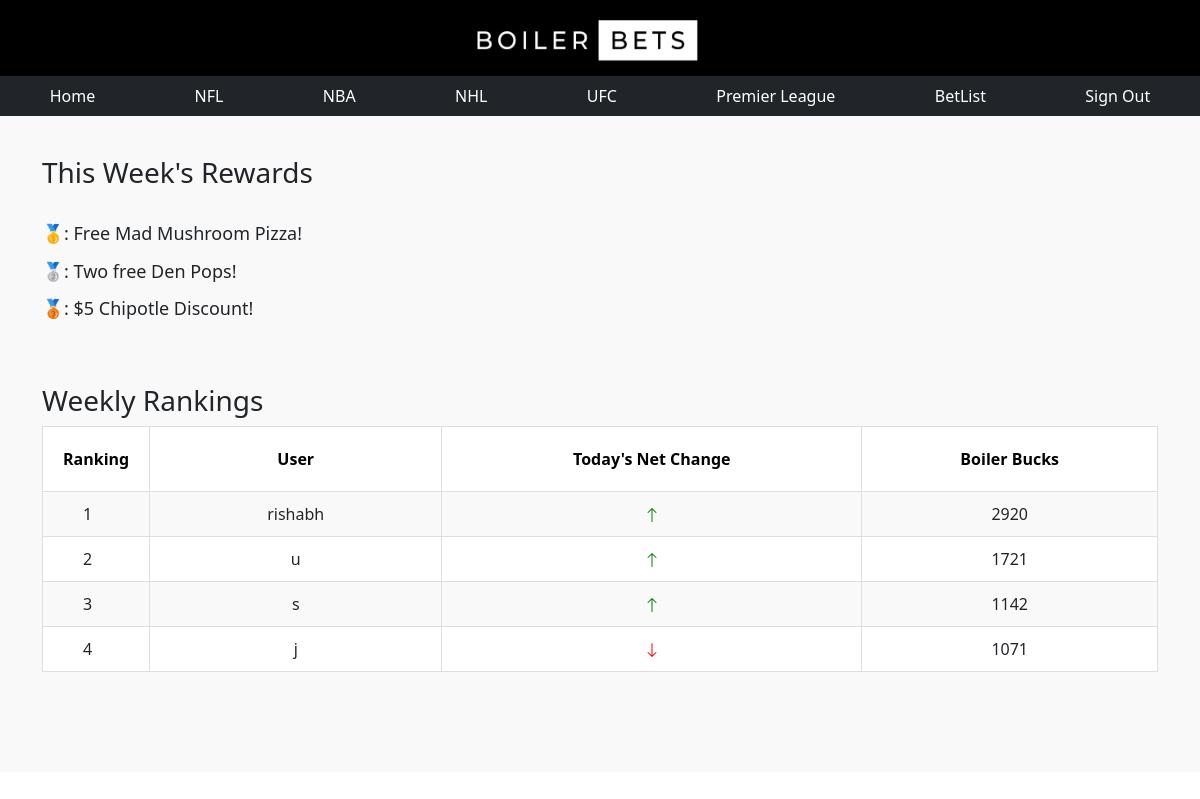
The page /index on the database as committed earlier.
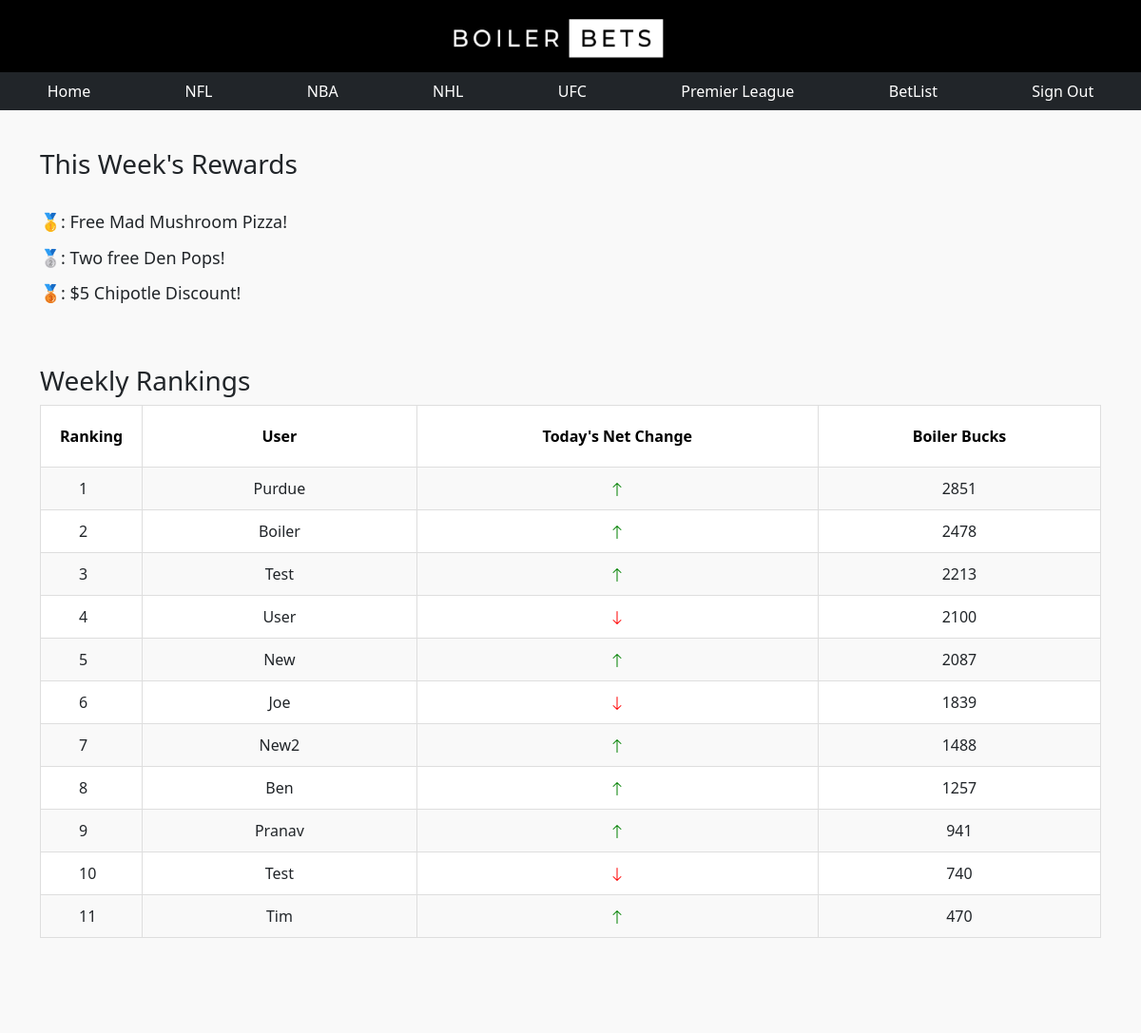
The same page on the database as committed later.
### app.py (models this page shows, shortened)
class Users(db.Model):
    id = db.Column(db.Integer, primary_key=True)
    fName =  db.Column(db.String(200), nullable=False)
    lName =  db.Column(db.String(200), nullable=False)
    pn =  db.Column(db.String(200), nullable=False)
    email =  db.Column(db.String(200), nullable=False)
    password =  db.Column(db.String(200), nullable=False)
    confirm = db.Column(db.String(200), nullable=False)
    boilerBucks = db.Column(db.Integer, primary_key = False)

### app.py (the view)
@app.route('/index',methods=['GET','POST'])
def index():
    ran = [1,0,0,0,1,0,1,0,0,0,1,0,1,1,1,1,0,1]
    tasks = Users.query.order_by(Users.boilerBucks.desc()).all()
    return render_template('index.html',tasks=tasks,ran=ran)

### templates/index.html (shortened to what this page needs)
{% extends 'base.html'%}
{% block body %}
<section class="content-info">
    <div class="container paddings-mini">
        <h3>
            This Week's Rewards
            <br>
            <p style="font-size:18px;"> &#129351;: Free Mad Mushroom Pizza!</p>
            <p style="font-size:18px;"> &#129352;: Two free Den Pops!</p>
            <p style="font-size:18px;"> &#129353;: $5 Chipotle Discount!</p>
          </h3>
      <br></br>
        <h3>
            Weekly Rankings
          </h3>
        <div class="row">
            <div class="col-lg-12">
                <table class="table-striped table-responsive table-hover result-point">
                    <thead class="point-table-head">
                        <tr>
                            <th class="text-center">Ranking</th>
                            <th class="text-center">User</th>
                            <th class="text-center">Today's Net Change</th>
                            <th class="text-center">Boiler Bucks</th>
                            <tbody class="text-center">
                                {% for task in tasks%}
                                    <tr>
                                        <td class="text-left number"> {{loop.index}} </td>
                                        <td>{{task.fName}}</td>
                                        <td>
                                            {%if ran[loop.index] > 0 %}
                                                <svg xmlns="http://www.w3.org/2000/svg" width="16" height="16" fill="red" class="bi bi-arrow-down" viewBox="0 0 16 16">
                                                    <path fill-rule="evenodd" d="M8 1a.5.5 0 0 1 .5.5v11.793l3.146-3.147a.5.5 0 0 1 .708.708l-4 4a.5.5 0 0 1-.708 0l-4-4a.5.5 0 0 1 .708-.708L7.5 13.293V1.5A.5.5 0 0 1 8 1z"/>
                                                </svg>
                                            {%else%}
                                                <svg xmlns="http://www.w3.org/2000/svg" width="16" height="16" fill="green" class="bi bi-arrow-up" viewBox="0 0 16 16">
                                                    <path fill-rule="evenodd" d="M8 15a.5.5 0 0 0 .5-.5V2.707l3.146 3.147a.5.5 0 0 0 .708-.708l-4-4a.5.5 0 0 0-.708 0l-4 4a.5.5 0 1 0 .708.708L7.5 2.707V14.5a.5.5 0 0 0 .5.5z"/>
                                                </svg>
                                            {%endif%}
                                        </td>
                                        <td>{{task.boilerBucks}}</td>
                                    </tr>
                                {% endfor %}
                            </tbody>
                        </tr>
                    </thead>
                </table>
            </div>
        </div>
    </div>
</section>
{% endblock %}

### templates/base.html (shortened to what this page needs)
<!DOCTYPE html>
<html lang="en">
    <html lang="en">
        <head>
          <link rel="stylesheet" href = "{{url_for('static', filename = 'css/main.css')}}">
          <link href="https://cdn.jsdelivr.net/npm/bootstrap@5.1.3/dist/css/bootstrap.min.css" rel="stylesheet">
        </head>
<body>
  <nav class="navbar navbar-custom justify-content-center">
      <a class="navbar-brand" href="/index">
        <img src="{{url_for('static', filename='main_icon.png')}}" width="240" height="50" alt="">
      </a>
  </nav>
  <nav class="navbar-nav nav-fill w-100 navbar-expand-lg navbar-dark bg-dark justify-content-center">
      <ul class="nav justify-content-center">
        <li class="nav-item active">
          <a class="nav-link" href="/index" style="color: white;">Home </a>
        </li>
        <li class="nav-item">
          <a class="nav-link"  href="/nfl" style="color: white;">NFL</a>
        </li>
        <li class="nav-item">
          <a class="nav-link" href="/nba" style="color: white;">NBA</a>
        </li>
        <li class="nav-item">
          <a class="nav-link" href="/nhl" style="color: white;">NHL</a>
        </li>
        <li class="nav-item">
          <a class="nav-link" href="/ufc" style="color: white;">UFC</a>
        </li>
        <li class="nav-item">
          <a class="nav-link" href="/premier" style="color: white;">Premier League</a>
        </li>
        <li class="nav-item">
          <a class="nav-link" href="/betlist" style="color: white;">BetList</a>
        </li>
        <li class="nav-item">
          <a class="nav-link" href="/" style="color: white;">Sign Out</a>
        </li>
      </ul>
  </nav>
    {% block body %}
    {% endblock %}
</body>
</html>

### static/css/main.css (style rules this page uses)
.navbar-custom { background-color: black; align-items:center; }
.content-info { background: #f9f9f9; padding: 40px 0; background-size: cover !important; background-position: top center !important; background-repeat: no-repeat !important; position: relative; padding-bottom: 100px }
table { width: 100%; background: #fff; border: 1px solid #dedede }
table thead tr th { padding: 20px; border: 1px solid #dedede; color: #000 }
table.table-striped tbody tr:nth-of-type(odd) { background: #f9f9f9 }
table.result-point tr td.number { width: 100px; position: relative }
.text-left { text-align: left !important }
table tr td { padding: 10px 20px; border: 1px solid #dedede }
table tr td { padding: 10px 40px; border: 1px solid #dedede }

Rows that differ between the two databases and show on the page:
removed Users: fName "rishabh", boilerBucks "2920"
changed Users: fName "j" → "Purdue"; boilerBucks "1071" → "2851"; moves up the list
added Users: fName "Boiler", boilerBucks "2478"
added Users: fName "Test", boilerBucks "2213"
added Users: fName "User", boilerBucks "2100"
added Users: fName "New", boilerBucks "2087"
changed Users: fName "s" → "Joe"; boilerBucks "1142" → "1839"; moves down the list
added Users: fName "New2", boilerBucks "1488"
changed Users: fName "u" → "Ben"; boilerBucks "1721" → "1257"
added Users: fName "Pranav", boilerBucks "941"
added Users: fName "Test", boilerBucks "740"
added Users: fName "Tim", boilerBucks "470"
